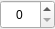
<?xml version="1.0" encoding="UTF-8"?>
<ui version="4.0">
 <class>Simpleinput</class>
 <widget class="QWidget" name="Simpleinput">
  <property name="geometry">
   <rect>
    <x>0</x>
    <y>0</y>
    <width>55</width>
    <height>29</height>
   </rect>
  </property>
  <property name="windowTitle">
   <string>Form</string>
  </property>
  <layout class="QGridLayout" name="gridLayout">
   <property name="margin">
    <number>0</number>
   </property>
   <property name="spacing">
    <number>0</number>
   </property>
   <item row="0" column="0">
    <widget class="QSpinBox" name="input">
     <property name="sizePolicy">
      <sizepolicy hsizetype="MinimumExpanding" vsizetype="MinimumExpanding">
       <horstretch>0</horstretch>
       <verstretch>0</verstretch>
      </sizepolicy>
     </property>
     <property name="toolTip">
      <string>ACTIVE ::: choose the pattern, for the active instrument(part)</string>
     </property>
     <property name="alignment">
      <set>Qt::AlignCenter</set>
     </property>
     <property name="prefix">
      <string/>
     </property>
     <property name="maximum">
      <number>1000</number>
     </property>
    </widget>
   </item>
  </layout>
 </widget>
 <resources/>
 <connections/>
</ui>
